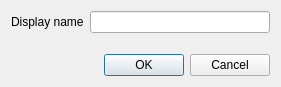
<?xml version="1.0" encoding="UTF-8"?>
<ui version="4.0">
 <class>EditContactDialog</class>
 <widget class="QDialog" name="EditContactDialog">
  <property name="geometry">
   <rect>
    <x>0</x>
    <y>0</y>
    <width>281</width>
    <height>87</height>
   </rect>
  </property>
  <property name="minimumSize">
   <size>
    <width>281</width>
    <height>87</height>
   </size>
  </property>
  <property name="maximumSize">
   <size>
    <width>281</width>
    <height>87</height>
   </size>
  </property>
  <property name="windowTitle">
   <string>Edit Contact</string>
  </property>
  <property name="modal">
   <bool>true</bool>
  </property>
  <layout class="QVBoxLayout" name="verticalLayout">
   <item>
    <layout class="QFormLayout" name="form">
     <item row="0" column="0">
      <widget class="QLabel" name="displayNameLabel">
       <property name="text">
        <string>Display name</string>
       </property>
      </widget>
     </item>
     <item row="0" column="1">
      <widget class="QLineEdit" name="displayName"/>
     </item>
    </layout>
   </item>
   <item>
    <widget class="QDialogButtonBox" name="buttons">
     <property name="orientation">
      <enum>Qt::Horizontal</enum>
     </property>
     <property name="standardButtons">
      <set>QDialogButtonBox::Cancel|QDialogButtonBox::Ok</set>
     </property>
    </widget>
   </item>
  </layout>
 </widget>
 <resources/>
 <connections>
  <connection>
   <sender>buttons</sender>
   <signal>accepted()</signal>
   <receiver>EditContactDialog</receiver>
   <slot>accept()</slot>
   <hints>
    <hint type="sourcelabel">
     <x>248</x>
     <y>254</y>
    </hint>
    <hint type="destinationlabel">
     <x>157</x>
     <y>274</y>
    </hint>
   </hints>
  </connection>
  <connection>
   <sender>buttons</sender>
   <signal>rejected()</signal>
   <receiver>EditContactDialog</receiver>
   <slot>reject()</slot>
   <hints>
    <hint type="sourcelabel">
     <x>316</x>
     <y>260</y>
    </hint>
    <hint type="destinationlabel">
     <x>286</x>
     <y>274</y>
    </hint>
   </hints>
  </connection>
 </connections>
</ui>
